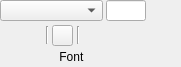
<?xml version="1.0" encoding="UTF-8"?>
<ui version="4.0">
 <class>RibbonFrameText</class>
 <widget class="QFrame" name="RibbonFrameText">
  <property name="geometry">
   <rect>
    <x>0</x>
    <y>0</y>
    <width>181</width>
    <height>67</height>
   </rect>
  </property>
  <property name="minimumSize">
   <size>
    <width>0</width>
    <height>67</height>
   </size>
  </property>
  <property name="maximumSize">
   <size>
    <width>16777215</width>
    <height>67</height>
   </size>
  </property>
  <property name="windowTitle">
   <string>Frame</string>
  </property>
  <layout class="QHBoxLayout" name="horizontalLayout_3">
   <property name="spacing">
    <number>3</number>
   </property>
   <property name="leftMargin">
    <number>0</number>
   </property>
   <property name="topMargin">
    <number>0</number>
   </property>
   <property name="rightMargin">
    <number>0</number>
   </property>
   <property name="bottomMargin">
    <number>0</number>
   </property>
   <item>
    <layout class="QVBoxLayout" name="verticalLayout_2">
     <property name="spacing">
      <number>0</number>
     </property>
     <item>
      <layout class="QVBoxLayout" name="layoutFont">
       <property name="spacing">
        <number>4</number>
       </property>
       <item>
        <layout class="QHBoxLayout" name="horizontalLayout_2">
         <property name="spacing">
          <number>3</number>
         </property>
         <item>
          <widget class="QComboBox" name="cmbFont">
           <property name="minimumSize">
            <size>
             <width>50</width>
             <height>21</height>
            </size>
           </property>
           <property name="maximumSize">
            <size>
             <width>16777215</width>
             <height>21</height>
            </size>
           </property>
           <property name="toolTip">
            <string>Set the text font</string>
           </property>
          </widget>
         </item>
         <item>
          <widget class="QLineEdit" name="edtSize">
           <property name="sizePolicy">
            <sizepolicy hsizetype="Fixed" vsizetype="Fixed">
             <horstretch>0</horstretch>
             <verstretch>0</verstretch>
            </sizepolicy>
           </property>
           <property name="minimumSize">
            <size>
             <width>0</width>
             <height>21</height>
            </size>
           </property>
           <property name="maximumSize">
            <size>
             <width>40</width>
             <height>21</height>
            </size>
           </property>
           <property name="baseSize">
            <size>
             <width>40</width>
             <height>0</height>
            </size>
           </property>
           <property name="toolTip">
            <string>Set the text size</string>
           </property>
          </widget>
         </item>
        </layout>
       </item>
       <item>
        <layout class="QHBoxLayout" name="horizontalLayout">
         <property name="spacing">
          <number>0</number>
         </property>
         <item>
          <widget class="QPushButton" name="btnBold">
           <property name="minimumSize">
            <size>
             <width>21</width>
             <height>21</height>
            </size>
           </property>
           <property name="maximumSize">
            <size>
             <width>21</width>
             <height>21</height>
            </size>
           </property>
           <property name="toolTip">
            <string>Set the text to bold</string>
           </property>
           <property name="text">
            <string/>
           </property>
           <property name="icon">
            <iconset resource="resources.qrc">
             <normaloff>:/img/data/icon_bold.png</normaloff>:/img/data/icon_bold.png</iconset>
           </property>
           <property name="checkable">
            <bool>true</bool>
           </property>
           <property name="autoExclusive">
            <bool>false</bool>
           </property>
           <property name="flat">
            <bool>true</bool>
           </property>
          </widget>
         </item>
         <item>
          <widget class="QPushButton" name="btnItalics">
           <property name="minimumSize">
            <size>
             <width>21</width>
             <height>21</height>
            </size>
           </property>
           <property name="maximumSize">
            <size>
             <width>21</width>
             <height>21</height>
            </size>
           </property>
           <property name="toolTip">
            <string>Set the text to italics</string>
           </property>
           <property name="text">
            <string/>
           </property>
           <property name="icon">
            <iconset resource="resources.qrc">
             <normaloff>:/img/data/icon_italics.png</normaloff>:/img/data/icon_italics.png</iconset>
           </property>
           <property name="checkable">
            <bool>true</bool>
           </property>
           <property name="autoExclusive">
            <bool>false</bool>
           </property>
           <property name="flat">
            <bool>true</bool>
           </property>
          </widget>
         </item>
         <item>
          <widget class="Line" name="line_5">
           <property name="minimumSize">
            <size>
             <width>10</width>
             <height>0</height>
            </size>
           </property>
           <property name="maximumSize">
            <size>
             <width>10</width>
             <height>18</height>
            </size>
           </property>
           <property name="orientation">
            <enum>Qt::Vertical</enum>
           </property>
          </widget>
         </item>
         <item>
          <widget class="ColorPushButton" name="btnColor">
           <property name="minimumSize">
            <size>
             <width>21</width>
             <height>21</height>
            </size>
           </property>
           <property name="maximumSize">
            <size>
             <width>21</width>
             <height>21</height>
            </size>
           </property>
           <property name="toolTip">
            <string>Set the text color</string>
           </property>
           <property name="text">
            <string/>
           </property>
           <property name="iconSize">
            <size>
             <width>16</width>
             <height>16</height>
            </size>
           </property>
           <property name="flat">
            <bool>false</bool>
           </property>
          </widget>
         </item>
         <item>
          <widget class="Line" name="line_4">
           <property name="minimumSize">
            <size>
             <width>10</width>
             <height>0</height>
            </size>
           </property>
           <property name="maximumSize">
            <size>
             <width>10</width>
             <height>18</height>
            </size>
           </property>
           <property name="orientation">
            <enum>Qt::Vertical</enum>
           </property>
          </widget>
         </item>
         <item>
          <widget class="QPushButton" name="btnLeftText">
           <property name="minimumSize">
            <size>
             <width>21</width>
             <height>21</height>
            </size>
           </property>
           <property name="maximumSize">
            <size>
             <width>21</width>
             <height>21</height>
            </size>
           </property>
           <property name="toolTip">
            <string>Left-align the text</string>
           </property>
           <property name="text">
            <string/>
           </property>
           <property name="icon">
            <iconset resource="resources.qrc">
             <normaloff>:/img/data/align-left.png</normaloff>:/img/data/align-left.png</iconset>
           </property>
           <property name="iconSize">
            <size>
             <width>16</width>
             <height>16</height>
            </size>
           </property>
           <property name="checkable">
            <bool>true</bool>
           </property>
           <property name="autoExclusive">
            <bool>false</bool>
           </property>
           <property name="flat">
            <bool>true</bool>
           </property>
           <attribute name="buttonGroup">
            <string notr="true">btnGrpAlignment</string>
           </attribute>
          </widget>
         </item>
         <item>
          <widget class="QPushButton" name="btnCenterText">
           <property name="minimumSize">
            <size>
             <width>21</width>
             <height>21</height>
            </size>
           </property>
           <property name="maximumSize">
            <size>
             <width>21</width>
             <height>21</height>
            </size>
           </property>
           <property name="toolTip">
            <string>Center the text</string>
           </property>
           <property name="text">
            <string/>
           </property>
           <property name="icon">
            <iconset resource="resources.qrc">
             <normaloff>:/img/data/align-center.png</normaloff>:/img/data/align-center.png</iconset>
           </property>
           <property name="iconSize">
            <size>
             <width>16</width>
             <height>16</height>
            </size>
           </property>
           <property name="checkable">
            <bool>true</bool>
           </property>
           <property name="autoExclusive">
            <bool>false</bool>
           </property>
           <property name="flat">
            <bool>true</bool>
           </property>
           <attribute name="buttonGroup">
            <string notr="true">btnGrpAlignment</string>
           </attribute>
          </widget>
         </item>
         <item>
          <widget class="QPushButton" name="btnRightText">
           <property name="minimumSize">
            <size>
             <width>21</width>
             <height>21</height>
            </size>
           </property>
           <property name="maximumSize">
            <size>
             <width>21</width>
             <height>21</height>
            </size>
           </property>
           <property name="toolTip">
            <string>Right-align the text</string>
           </property>
           <property name="text">
            <string/>
           </property>
           <property name="icon">
            <iconset resource="resources.qrc">
             <normaloff>:/img/data/align-right.png</normaloff>:/img/data/align-right.png</iconset>
           </property>
           <property name="iconSize">
            <size>
             <width>16</width>
             <height>16</height>
            </size>
           </property>
           <property name="checkable">
            <bool>true</bool>
           </property>
           <property name="autoExclusive">
            <bool>false</bool>
           </property>
           <property name="flat">
            <bool>true</bool>
           </property>
           <attribute name="buttonGroup">
            <string notr="true">btnGrpAlignment</string>
           </attribute>
          </widget>
         </item>
        </layout>
       </item>
      </layout>
     </item>
     <item>
      <widget class="QLabel" name="lblFont">
       <property name="text">
        <string>Font </string>
       </property>
       <property name="alignment">
        <set>Qt::AlignCenter</set>
       </property>
      </widget>
     </item>
    </layout>
   </item>
   <item>
    <spacer name="horizontalSpacer_2">
     <property name="orientation">
      <enum>Qt::Horizontal</enum>
     </property>
     <property name="sizeHint" stdset="0">
      <size>
       <width>23</width>
       <height>20</height>
      </size>
     </property>
    </spacer>
   </item>
  </layout>
 </widget>
 <customwidgets>
  <customwidget>
   <class>ColorPushButton</class>
   <extends>QPushButton</extends>
   <header>colorpushbutton.h</header>
  </customwidget>
 </customwidgets>
 <resources>
  <include location="resources.qrc"/>
 </resources>
 <connections/>
 <buttongroups>
  <buttongroup name="btnGrpAlignment"/>
 </buttongroups>
</ui>
